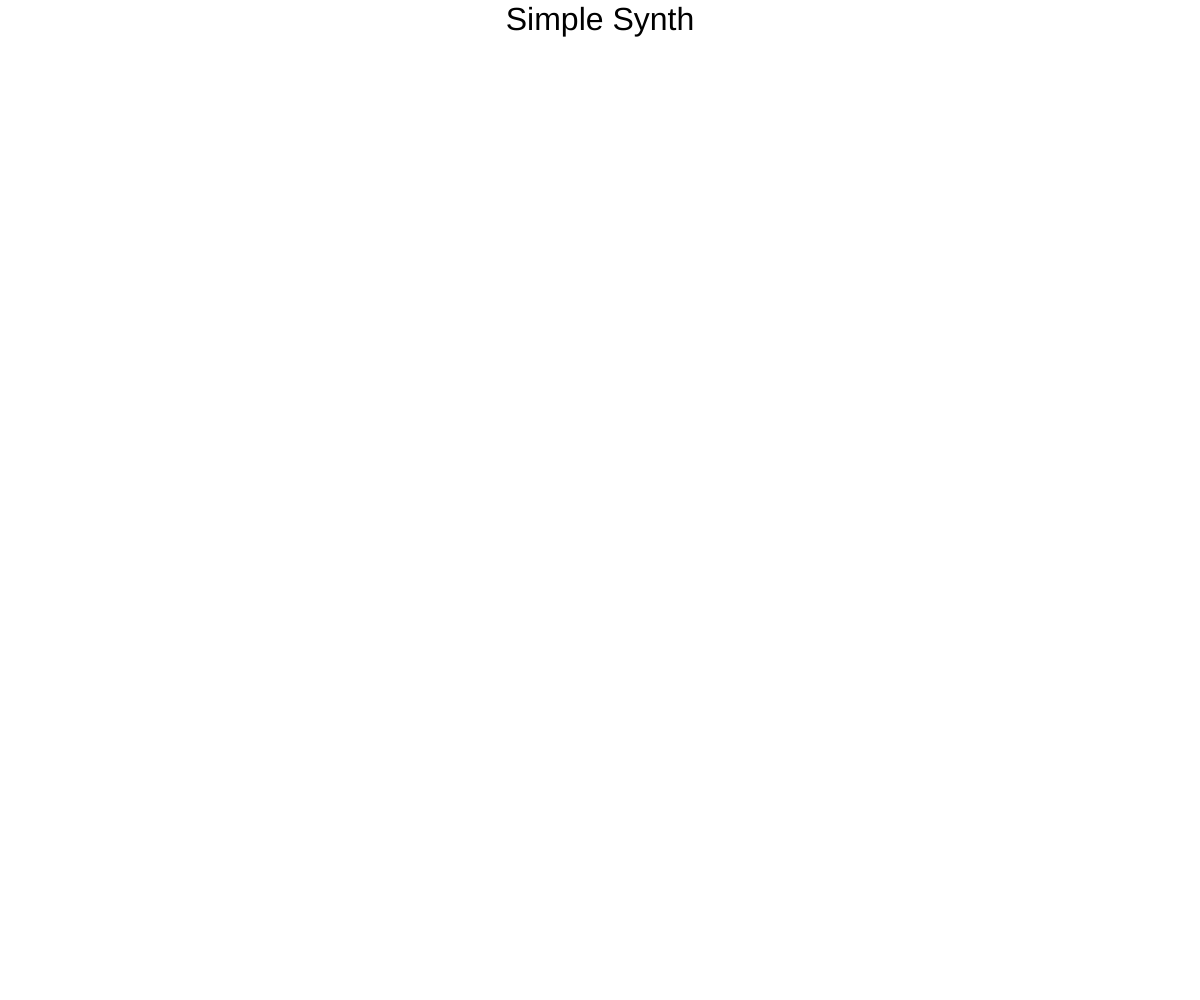
Frame 1 (no input)
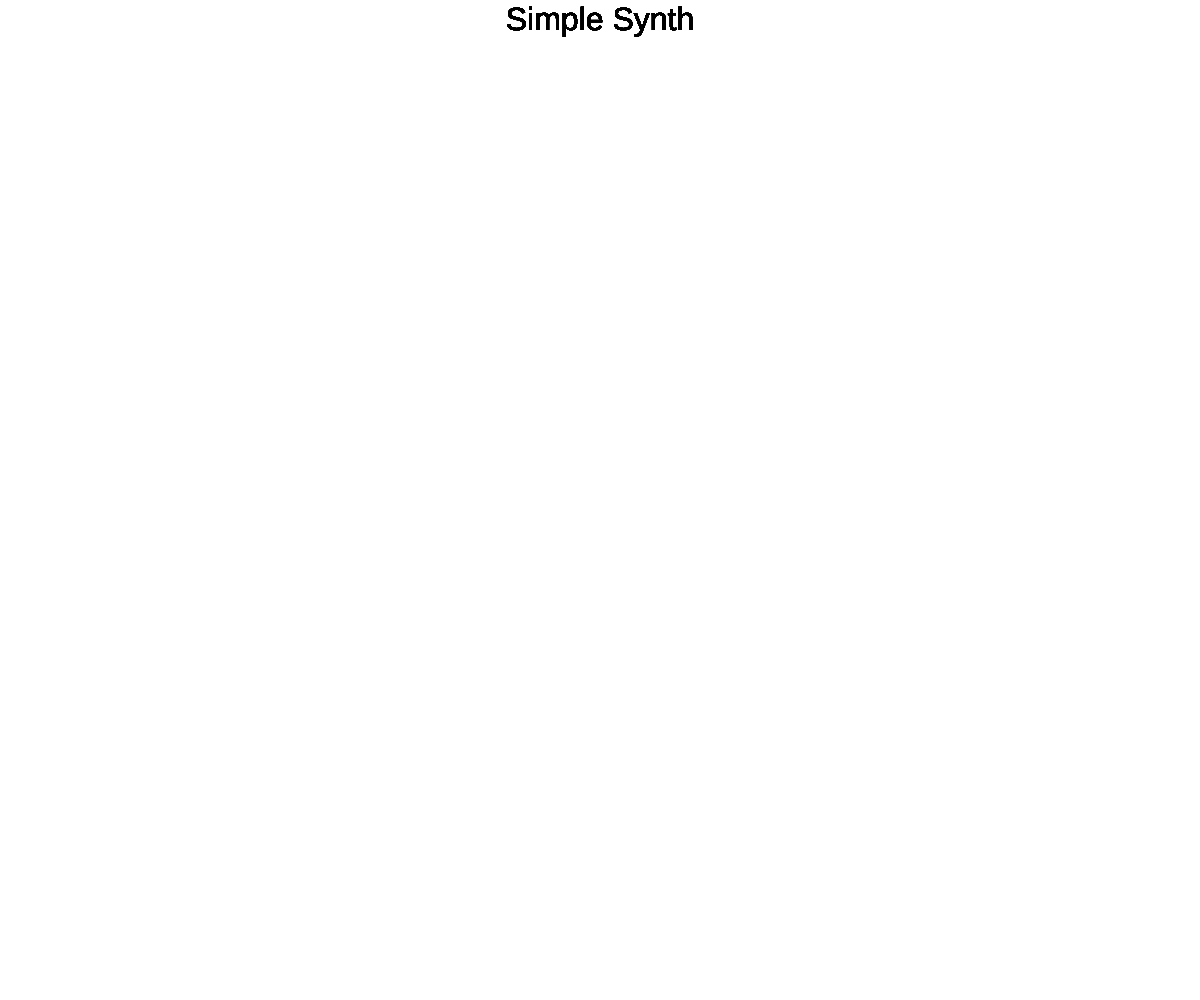
Frame 60 (no input)
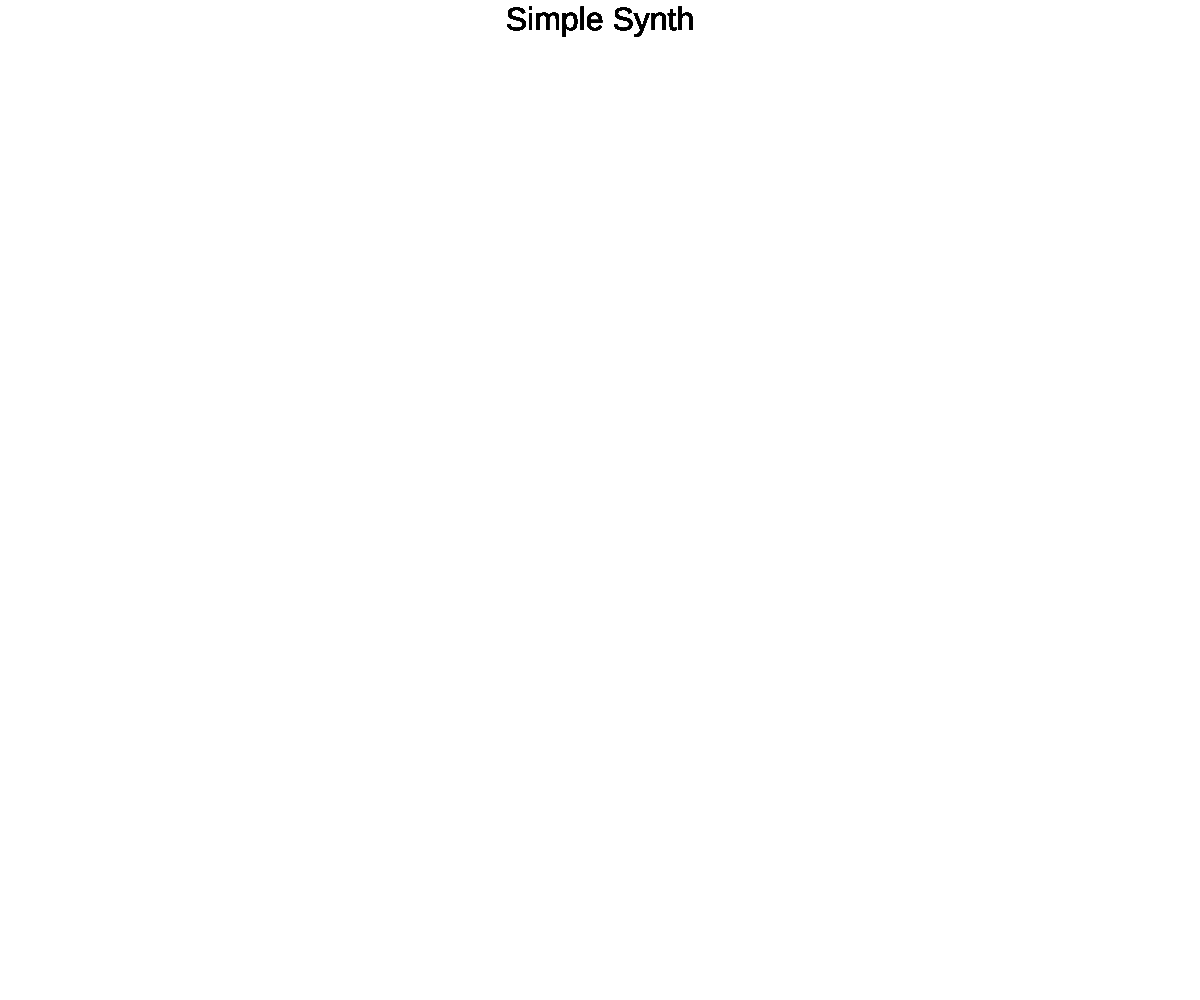
Frame 120 (the mouse pressed at the canvas centre since frame 60)

The p5.js sketch that drew these frames (run headless with seeded random() and noise() and a simulated clock; from frame 60 on, the mouse is pressed at the canvas centre):

// p5.js sketch
// ── sketch.js
function setup() {
    createCanvas(windowWidth, windowHeight);
}

function windowResized() {
    resizeCanvas(windowWidth, windowHeight);
}

function draw() {
    textSize(32);
    textAlign(CENTER);
    text('Simple Synth', windowWidth/2, 30);
}
// ── main.css
body {
    background-color: white;
    font-family: verdana;
}

h1 {
    color: black;
    text-align: left;
}

p {
    font-size: 20px;
}
